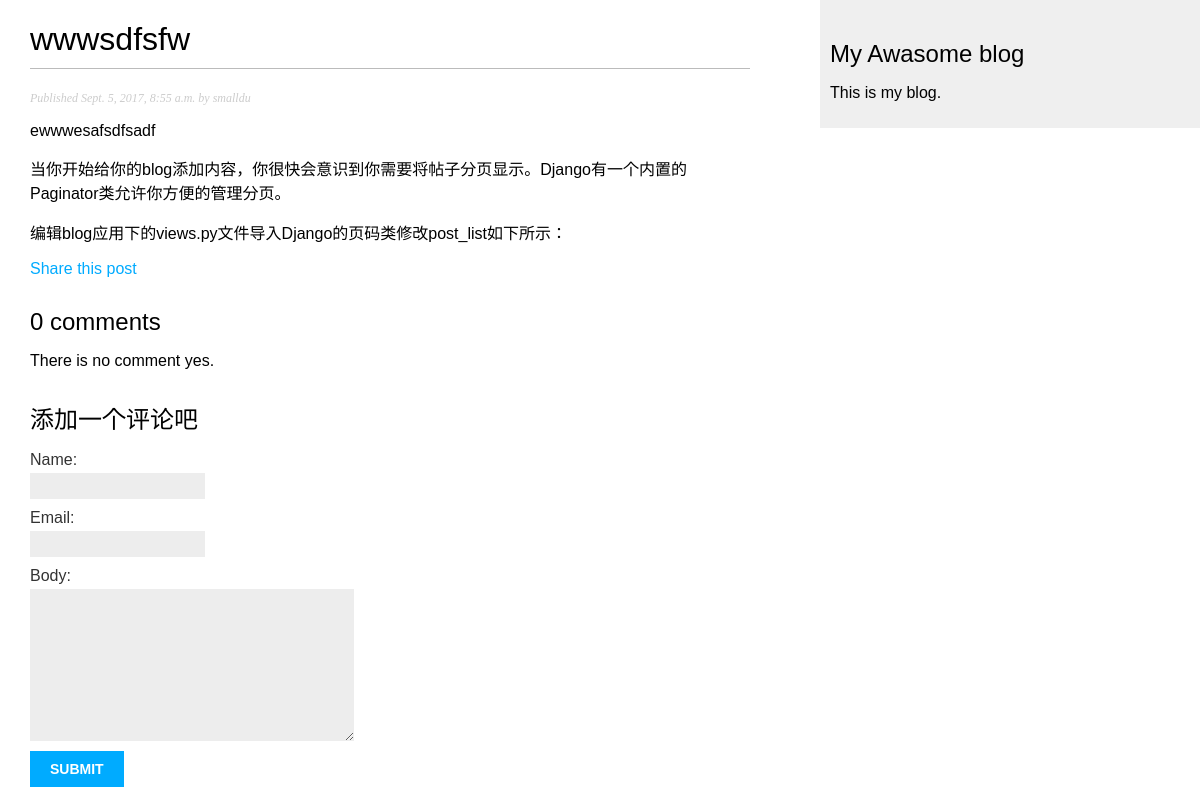
The page /blog/2017/09/05/wwwsdfsfw/ on the database its author committed.
### blog/models.py (models this page shows, shortened)
class Post(models.Model):
    objects = models.Manager()
    published = PublishedManager()
    STATUS_CHOICES = (
        ('draft', 'Draft'),
        ('published', 'Published'),
    )
    title = models.CharField(max_length=250)
    slug = models.SlugField(max_length=250,
                            unique_for_date='publish')
    author = models.ForeignKey(User,
                                related_name='blog_posts')
    body = models.TextField()
    publish = models.DateTimeField(default=timezone.now)
    created = models.DateTimeField(auto_now_add=True)
    updated = models.DateTimeField(auto_now=True)
    status = models.CharField(max_length=10,
                                choices=STATUS_CHOICES,
                                default='draft')
    tags = TaggableManager() # 第三方
    class Meta:
        ordering = ('-publish',)

### blog/views.py (the view)
def post_detail(request, year, month, day, post):
    post = get_object_or_404(Post, slug=post,
                                   status='published',
                                   publish__year=year,
                                   publish__month=month,
                                   publish__day=day)
    comments = post.comments.filter(active=True)
    new_comment = None
    if request.method == 'POST':
        comment_form = CommentForm(data=request.POST)
        if comment_form.is_valid():
            new_comment = comment_form.save(commit=False)
            new_comment.post = post
            new_comment.save()
    else:
        comment_form = CommentForm()
    return render(request,
                  'blog/post/detail.html',
                  {'post': post,
                  'comments': comments,
                  'new_comment': new_comment,
                  'comment_form': comment_form})

### blog/forms.py
class CommentForm(forms.ModelForm):
	class Meta:
		model = Comment
		fields = ('name','email','body')

### blog/templates/blog/post/detail.html (shortened to what this page needs)
{% extends "blog/base.html" %}
{% block content %}
  <h1>{{ post.title }}</h1>
  <p class="date">
    Published {{ post.publish }} by {{ post.author }}
  </p>
  {{ post.body|linebreaks }}
  <p>
	  <a href="{% url "blog:post_share" post.id %}">
	    Share this post
	  </a>
  </p>
  {% with comments.count as total_comments %}
    <h2>
      {{ total_comments }} comment{{ total_comments|pluralize }}
    </h2>
  {% endwith %}
  {% for comment in comments %}
    <div class="comment">
      <p class="info">
        Comment {{ forloop.counter }} by {{ comment.name }}
        {{ comment.created }}
      </p>
      {{ comment.body|linebreaks }}
    </div>
    {% empty %}
    <p>There is no comment yes.</p>
  {% endfor %}
  {% if new_comment %}
    <h2>评论已经成功添加！！！yeah！</h2>
  {% else %}
    <h2>添加一个评论吧</h2>
    <form action="." method="post">
      {{ comment_form.as_p }}
      <p><input type="submit" name="添加评论"></p>
    </form>
  {% endif %}
{% endblock %}

### blog/static/css/blog.css (style rules this page uses)
body { margin:0; padding:0; font-family:helvetica, sans-serif; }
a { color:#00abff; text-decoration:none; }
h1 { font-weight:normal; border-bottom:1px solid #bbb; padding:0 0 10px 0; }
h2 { font-weight:normal; margin:30px 0 0; }
p.date { color:#ccc; font-family: georgia, serif; font-size: 12px; font-style: italic; }
label { float:left; clear:both; color:#333; margin-bottom:4px; }
input, textarea { clear:both; float:left; margin:0 0 10px; background:#ededed; border:0; padding:6px 10px; font-size:12px; }
input[type=submit] { font-weight:bold; background:#00abff; color:#fff; padding:10px 20px; font-size:14px; text-transform:uppercase; }

### rows shown on the page
Post: title "wwwsdfsfw", publish "Sept. 5, 2017, 8:55 a.m.", author "smalldu", body "ewwwesafsdfsadf 当你开始给你的blog添加内容，你很快会意识到你需要将帖子分页显示。Django有一个内置的Paginator类允许你方便的管理分页。 编辑blog应用下的views.py文件导入Django的页码类修改post_list如下所示："

### other values the page prints
{{ total_comments }} "0"
